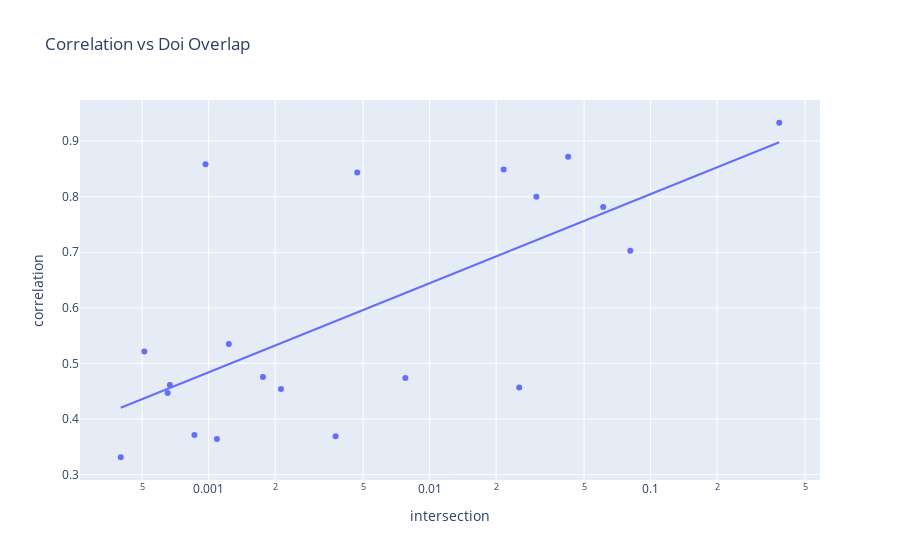

Notebook code for this chart:
### Code cell
px.scatter(overlap_df, x='intersection', y='correlation', 
           hover_data=['field1', 'field2'], log_x=True, trendline='ols', 
           trendline_options=dict(log_x=True),
           title='Correlation vs Doi Overlap')

### Figure 1 — Plotly figure (JSON) as saved in the notebook; plotly's stock layout.template omitted (floating-point values rounded to 4 significant figures)
{"data": [{"customdata": [["artificial_intelligence", "computational_biology"], ["artificial_intelligence", "genetics"], ["artificial_intelligence", "microbiology"], ["artificial_intelligence", "medical_informatics"], ["synthetic_biology", "computational_biology"], ["synthetic_biology", "genetics"], ["synthetic_biology", "microbiology"], ["computational_biology", "genetics"], ["computational_biology", "ecology"], ["computational_biology", "microbiology"], ["computational_biology", "medical_informatics"], ["developmental_biology", "genetics"], ["radiobiology", "medical_informatics"], ["genetics", "ecology"], ["genetics", "microbiology"], ["genetics", "medical_informatics"], ["ecology", "microbiology"], ["ecology", "medical_informatics"], ["microbiology", "medical_informatics"], ["medical_informatics", "nursing_informatics"]], "hovertemplate": "intersection=%{x}<br>correlation=%{y}<br>field1=%{customdata[0]}<br>field2=%{customdata[1]}<extra></extra>", "legendgroup": "", "marker": {"color": "#636efa", "symbol": "circle"}, "mode": "markers", "name": "", "orientation": "v", "showlegend": false, "type": "scatter", "x": [0.03041, 0.02544, 0.0008618, 0.08091, 0.00176, 0.000652, 0.0009681, 0.3823, 0.002125, 0.004703, 0.06102, 0.0006673, 0.0003999, 0.003754, 0.02162, 0.04237, 0.007768, 0.001234, 0.00109, 0.0005114], "xaxis": "x", "y": [0.8001, 0.4565, 0.371, 0.7028, 0.4756, 0.4466, 0.8582, 0.9331, 0.4537, 0.8436, 0.7814, 0.461, 0.3311, 0.3688, 0.849, 0.8719, 0.4738, 0.5351, 0.364, 0.5213], "yaxis": "y"}, {"hovertemplate": "<b>OLS trendline</b><br>correlation = 0.160305 * log10(intersection) + 0.964953<br>R<sup>2</sup>=0.459398<br><br>intersection=%{x}<br>correlation=%{y} <b>(trend)</b><extra></extra>", "legendgroup": "", "marker": {"color": "#636efa", "symbol": "circle"}, "mode": "lines", "name": "", "showlegend": false, "type": "scatter", "x": [0.0003999, 0.0005114, 0.000652, 0.0006673, 0.0008618, 0.0009681, 0.00109, 0.001234, 0.00176, 0.002125, 0.003754, 0.004703, 0.007768, 0.02162, 0.02544, 0.03041, 0.04237, 0.06102, 0.08091, 0.3823], "xaxis": "x", "y": [0.4202, 0.4374, 0.4543, 0.4559, 0.4737, 0.4818, 0.49, 0.4987, 0.5234, 0.5365, 0.5761, 0.5918, 0.6268, 0.698, 0.7094, 0.7218, 0.7449, 0.7703, 0.7899, 0.898], "yaxis": "y"}], "layout": {"legend": {"tracegroupgap": 0}, "title": {"text": "Correlation vs Doi Overlap"}, "xaxis": {"anchor": "y", "domain": [0, 1], "title": {"text": "intersection"}, "type": "log"}, "yaxis": {"anchor": "x", "domain": [0, 1], "title": {"text": "correlation"}}}}
